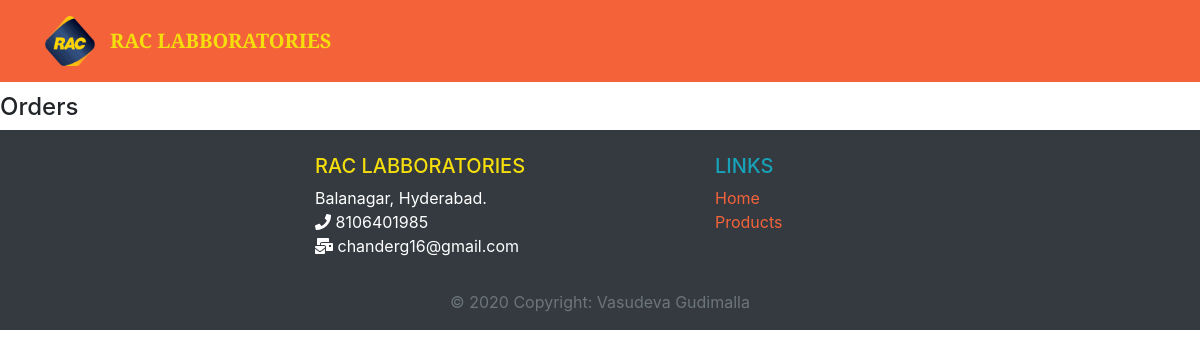
The app's page /order/ (signed in), older data.
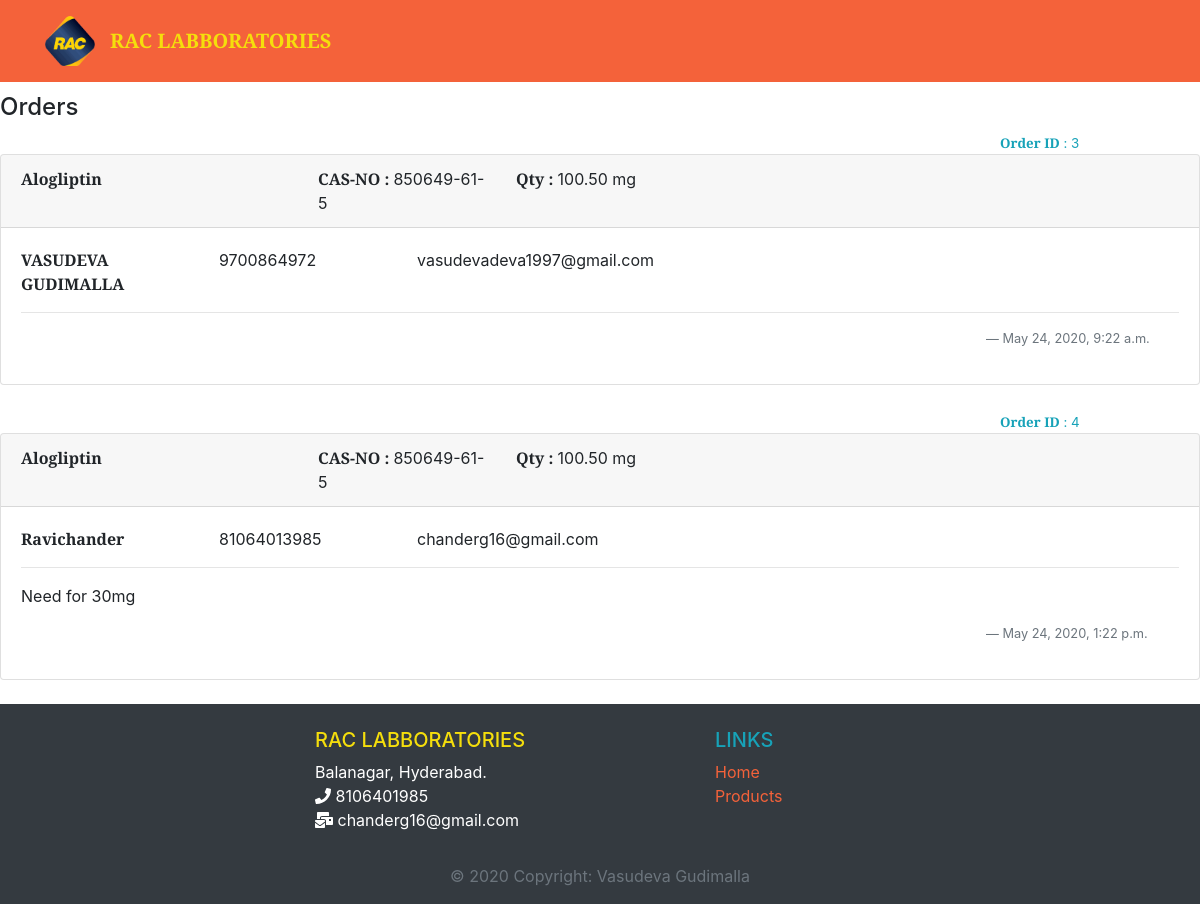
The same page, newer data.
### my_site/models.py (models this page shows, shortened)
class Order(models.Model):
    post = models.ForeignKey(Post,on_delete=models.CASCADE,related_name="orders")
    name = models.CharField(max_length=512)
    mobile = models.CharField(max_length=521,help_text = "Default extension (+91).\nPlease enter the pin-code in case of telephone")
    email = models.EmailField(max_length=256,help_text="We dont spam you..!!")
    place = models.CharField(max_length=512,blank=True)
    description = models.TextField(max_length=11111,blank=True)
    datetime = models.DateTimeField(auto_now_add=True)

class Post(models.Model):
    impurity_name = models.CharField(max_length=1024,unique=True)
    chemical_name = models.CharField(max_length=512)
    cas_no = models.CharField(max_length=128)
    quantity = models.DecimalField(decimal_places=2,max_digits=10)
    current_price = models.DecimalField(decimal_places=2,max_digits=10)
    actual_price = models.DecimalField(decimal_places=2,max_digits=10)
    image_file = models.ImageField(upload_to="impurities")

### my_site/views.py (the view)
# urls.py: path('order/',views.OrderListView.as_view(),name="order_details"),
class OrderListView(LoginRequiredMixin, ListView):
    login_url = '/admin'
    model = models.Post
    template_name = "my_site/order_list.html"
    context_object_name = "posts"

### my_site/templates/my_site/order_list.html
{%extends 'base.html'%}
{%block body_block%}
<h4>Orders</h4>
{% for post in posts %}
{%if post.orders%}
{%for order in post.orders.all%}
<span class="offset-lg-10 offset-sm-9 text-info" style="font-size: smaller;"><strong>Order ID</strong> : {{order.id}}</span>
<div class="card" style="margin-bottom: 2%;">
    <div class="card-header">
        <div class="row">
            <div class="font-weight-bold col-xl-3 col-lg-4 col-md-5">{{post.impurity_name}}</div>
            <div class="col-xl-2 col-lg-3 col-md-4"><strong>CAS-NO : </strong>{{post.cas_no}}</div>
            <div class="col-md-3"><strong>Qty : </strong>{{post.quantity}} mg</div>
        </div>
    </div>
    <div class="card-body">
        <div class="row">
            <div class="font-weight-bold col-xl-2 col-lg-3 col-md-4">{{order.name}}</div>
            <div class="col-xl-2 col-md-3">{{order.mobile}}</div>
            <div class="col">{{order.email}}</div>
        </div>
        <hr>
      <blockquote class="blockquote-reverse">
        <p class="text-small">{{order.description}}</p>
        <footer class="blockquote-footer offset-xl-10 offset-lg-9 offset-md-8 offset-sm-6">{{order.datetime}}</footer>
      </blockquote>
    </div>
  </div>
{%endfor%}
{%endif%}
{%endfor%}
{%endblock%}

Row changes from the older to the newer data that the page shows:
now on this page (row unchanged): Post: impurity_name "Alogliptin", cas_no "850649-61-5", quantity "100.50"
added Order: id "3", name "VASUDEVA GUDIMALLA", mobile "9700864972", email "vasudevadeva1997@gmail.com", datetime "May 24, 2020, 9:22 a.m."
added Order: id "4", name "Ravichander", mobile "81064013985", email "chanderg16@gmail.com", description "Need for 30mg", datetime "May 24, 2020, 1:22 p.m."
